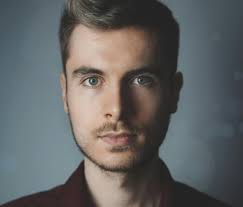
%> input picture face.jpg, 243 x 207 px
$ octave homo.m   (GNU Octave 9; MATLAB toolbox functions it lacks are replaced by stand-ins)
%> lines starting %> are read from the running program, lines starting %| are printed output that depends on the picture
I = imread('/MATLAB Drive/face.jpg'); % Read your grayscale image
%> I is the input picture: size 207x243x3 uint8; mean R, G, B 98.1, 99.1, 98.9
if size(I,3) == 3
    I = rgb2gray(I); % Convert to grayscale if RGB
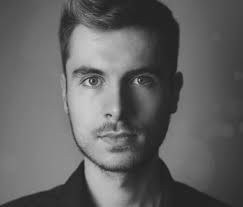
%> I: size 207x243 uint8; min 26, max 211, mean 98.8
end
I = im2double(I); % Convert to double
%> I: size 207x243 double

% Step 1: Log-transform
I_log = log(1 + I);
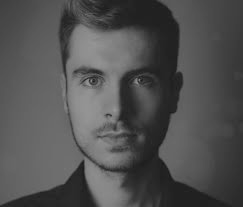
%> I_log: size 207x243 double; min 0.0971, max 0.603, mean 0.32

% Step 2: Fourier transform
F = fft2(I_log);

% Step 3: Create high-pass filter
[M,N] = size(I);
%> M = 207; N = 243
[u,v] = meshgrid(1:N,1:M);
D = sqrt((u - N/2).^2 + (v - M/2).^2);

D0 = 30; % cutoff frequency
H = 1 - exp(-(D.^2) / (2*D0^2));
H = fftshift(H); % shift filter to center

% Step 4: Apply filter
G = H .* F;

% Step 5: Inverse Fourier transform
I_out = real(ifft2(G));
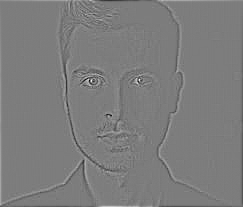
%> I_out: size 207x243 double; min -0.21, max 0.219, mean 0.000799; drawn with min black and max white

% Step 6: Exponential to undo log
I_out = exp(I_out) - 1;

% Step 7: Display results
figure;
subplot(1,2,1), imshow(I), title('Original');
subplot(1,2,2), imshow(I_out, []), title('Homomorphic Filtered');
